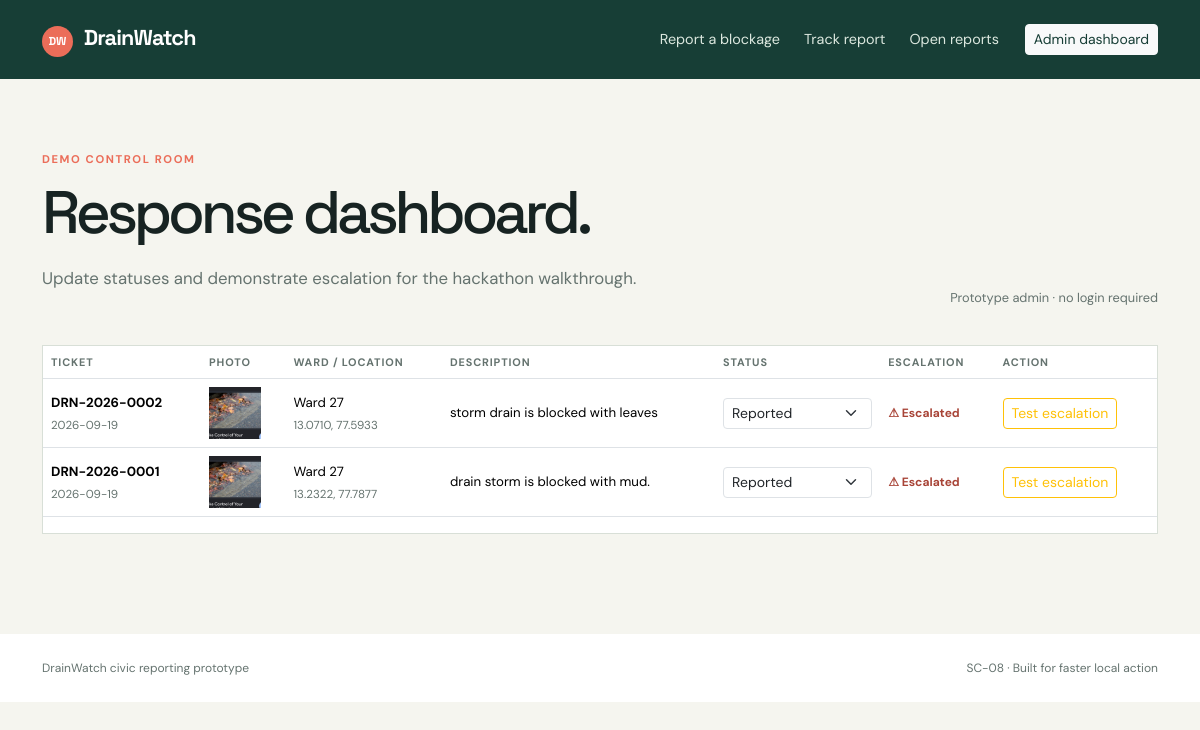
The page /admin on the database its author committed.
### tables this page shows
CREATE TABLE reports (
            id INTEGER PRIMARY KEY AUTOINCREMENT,
            ticket_id TEXT UNIQUE NOT NULL,
            photo_path TEXT NOT NULL,
            latitude REAL NOT NULL,
            longitude REAL NOT NULL,
            address TEXT DEFAULT '',
            ward TEXT NOT NULL,
            description TEXT NOT NULL,
            status TEXT NOT NULL DEFAULT 'Reported',
            created_at TEXT NOT NULL,
            updated_at TEXT NOT NULL,
            escalated INTEGER NOT NULL DEFAULT 0
        );

### app.py (the view)
@app.route("/admin")
def admin():
    refresh_escalations()
    rows = get_db().execute("SELECT * FROM reports ORDER BY created_at DESC").fetchall()
    return render_template("admin.html", reports=rows)

### app.py (called while the page is built)
def get_db():
    if "db" not in g:
        g.db = sqlite3.connect(DATABASE)
        g.db.row_factory = sqlite3.Row
    return g.db

def refresh_escalations():
    db = get_db()
    cutoff = (datetime.now() - timedelta(hours=48)).isoformat(timespec="seconds")
    db.execute(
        "UPDATE reports SET escalated = 1 WHERE status != 'Resolved' AND created_at < ?",
        (cutoff,),
    )
    db.commit()

@app.context_processor
def inject_globals():
    return {"statuses": STATUSES}

### templates/admin.html
{% extends 'base.html' %}{% block title %}Admin dashboard{% endblock %}{% block content %}<section class="page-shell"><div class="container"><div class="d-flex flex-wrap justify-content-between align-items-end gap-3 section-heading"><div><p class="eyebrow">DEMO CONTROL ROOM</p><h1>Response dashboard.</h1><p>Update statuses and demonstrate escalation for the hackathon walkthrough.</p></div><span class="admin-note">Prototype admin · no login required</span></div><div class="table-responsive admin-table-wrap"><table class="table align-middle"><thead><tr><th>Ticket</th><th>Photo</th><th>Ward / location</th><th>Description</th><th>Status</th><th>Escalation</th><th>Action</th></tr></thead><tbody>{% for report in reports %}<tr><td><strong>{{ report.ticket_id }}</strong><small>{{ report.created_at[:10] }}</small></td><td><img class="table-thumb" src="{{ url_for('uploaded_file', filename=report.photo_path) }}" alt=""></td><td>{{ report.ward }}<small>{{ '%.4f'|format(report.latitude) }}, {{ '%.4f'|format(report.longitude) }}</small></td><td class="description-cell">{{ report.description }}</td><td><form method="post" action="{{ url_for('update_status', ticket_id=report.ticket_id) }}"><select name="status" class="form-select form-select-sm" onchange="this.form.submit()">{% for status in statuses %}<option {% if status == report.status %}selected{% endif %}>{{ status }}</option>{% endfor %}</select></form></td><td>{% if report.escalated %}<span class="escalation-label">⚠ Escalated</span>{% else %}<span class="muted">Clear</span>{% endif %}</td><td><form method="post" action="{{ url_for('escalate', ticket_id=report.ticket_id) }}"><button class="btn btn-sm btn-outline-warning" {% if report.status == 'Resolved' %}disabled{% endif %}>Test escalation</button></form></td></tr>{% else %}<tr><td colspan="7" class="empty-state">No reports submitted yet.</td></tr>{% endfor %}</tbody></table></div></div></section>{% endblock %}

### templates/base.html (shortened to what this page needs)
<!doctype html>
<html lang="en">
<head>
  <link href="https://cdn.jsdelivr.net/npm/bootstrap@5.3.3/dist/css/bootstrap.min.css" rel="stylesheet">
  <link rel="stylesheet" href="{{ url_for('static', filename='css/style.css') }}">
</head>
<body>
  <nav class="navbar navbar-expand-lg navbar-dark site-nav">
    <div class="container">
      <a class="navbar-brand" href="{{ url_for('index') }}"><span class="brand-mark">DW</span> DrainWatch</a>
      <div class="collapse navbar-collapse" id="navMenu">
        <div class="navbar-nav ms-auto align-items-lg-center gap-lg-2">
          <a class="nav-link" href="{{ url_for('report') }}">Report a blockage</a>
          <a class="nav-link" href="{{ url_for('track') }}">Track report</a>
          <a class="nav-link" href="{{ url_for('reports') }}">Open reports</a>
          <a class="btn btn-light btn-sm nav-action" href="{{ url_for('admin') }}">Admin dashboard</a>
        </div>
      </div>
    </div>
  </nav>
  <main>{% block content %}{% endblock %}</main>
  <footer class="site-footer"><div class="container d-flex justify-content-between gap-3"><span>DrainWatch civic reporting prototype</span><span>SC-08 · Built for faster local action</span></div></footer>
</body>
</html>

### static/css/style.css (style rules this page uses)
:root { --ink:#172322;--muted:#65736f;--paper:#f5f5ef;--mint:#d7e8d7;--forest:#173e36;--coral:#eb6d59;--line:#d8dfd7;--yellow:#e9a52f }
* { box-sizing:border-box }
body { margin:0;color:var(--ink);background:var(--paper);font-family:'DM Sans',sans-serif }
.site-nav { background:var(--forest);padding:17px 0 }
.navbar-brand { font-family:'Space Grotesk',sans-serif;font-weight:700;letter-spacing:-.04em;font-size:1.35rem }
.brand-mark { display:inline-grid;place-items:center;width:31px;height:31px;margin-right:6px;background:var(--coral);color:#fff;font-size:.72rem;letter-spacing:0;border-radius:50% }
.nav-link { color:#dce8df!important;font-size:.9rem }
.nav-action { color:var(--forest);margin-left:10px }
.eyebrow,.summary-label { font-size:.7rem;letter-spacing:.14em;font-weight:700;color:var(--coral) }
.hero-section h1,.section-heading h1 { font-family:'Space Grotesk',sans-serif;font-size:clamp(3rem,6vw,5.8rem);line-height:.95;letter-spacing:-.07em;margin:15px 0 25px }
.site-footer { padding:25px 0;font-size:.75rem;color:var(--muted);background:#fff }
.page-shell { padding:72px 0 100px }
.section-heading { margin-bottom:38px }
.section-heading h1 { font-size:clamp(2.6rem,5vw,4.6rem);max-width:760px }
.section-heading p:not(.eyebrow) { color:var(--muted);font-size:1.05rem }
.form-card,.map-card,.track-card,.public-map-wrap,.admin-table-wrap { background:#fff;border:1px solid var(--line);padding:28px }
.admin-note { font-size:.8rem;color:var(--muted) }
.admin-table-wrap { padding:0;overflow:hidden }
.table th { font-size:.68rem;letter-spacing:.08em;text-transform:uppercase;color:var(--muted);font-weight:700;white-space:nowrap }
.table td { font-size:.83rem }
.table td small { display:block;color:var(--muted);margin-top:4px }
.table-thumb { width:52px;height:52px;object-fit:cover }
.description-cell { max-width:220px }
.escalation-label { color:#a84437;font-size:.75rem;font-weight:700 }

### rows shown on the page
reports: ticket_id "DRN-2026-0002", created_at "2026-09-19", photo_path (picture), ward "Ward 27", latitude "13.0710", longitude "77.5933", description "storm drain is blocked with leaves", status "Reported", escalated "⚠ Escalated"
reports: ticket_id "DRN-2026-0001", created_at "2026-09-19", photo_path (picture), ward "Ward 27", latitude "13.2322", longitude "77.7877", description "drain storm is blocked with mud.", status "Reported", escalated "⚠ Escalated"
